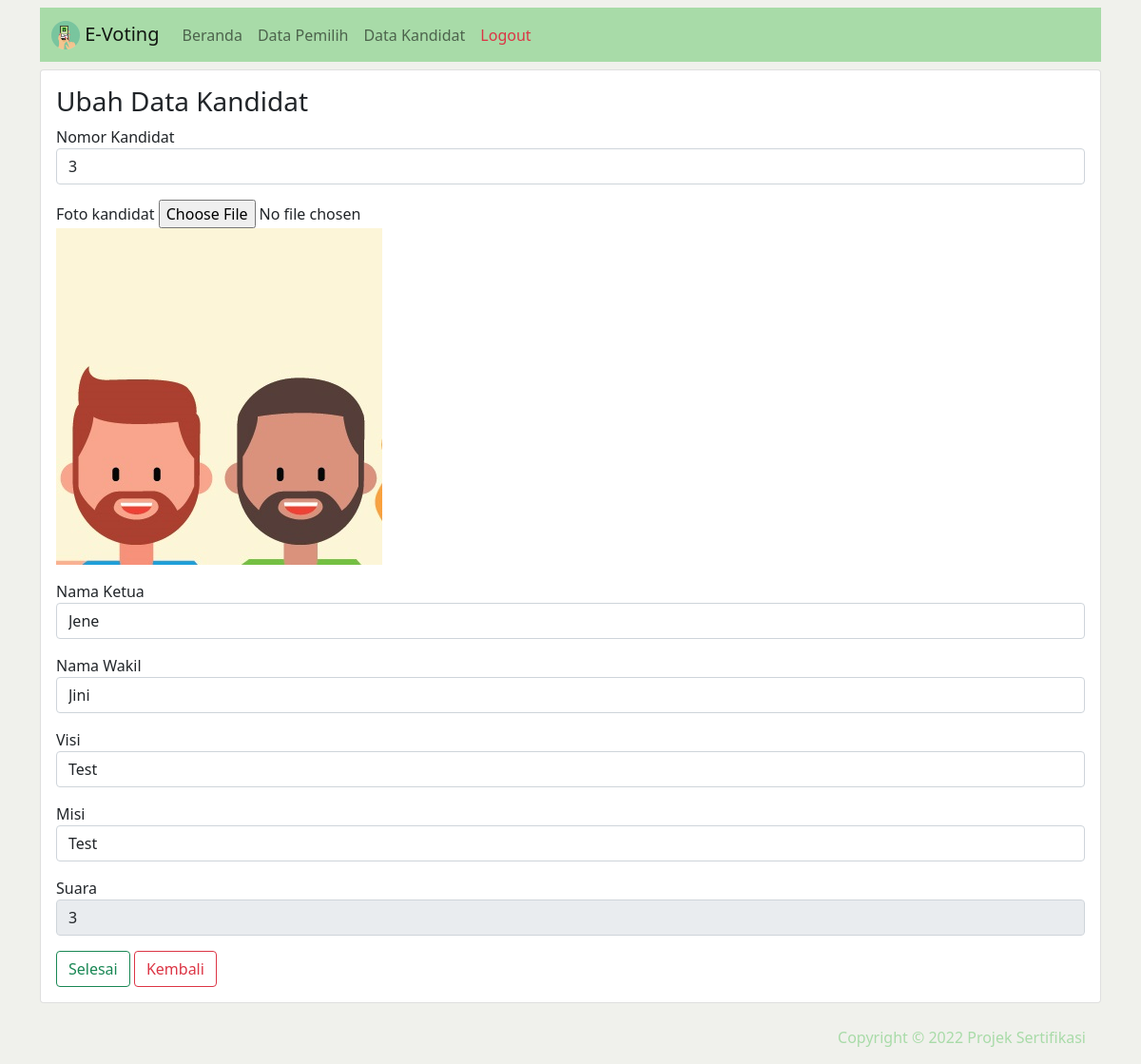
/ubahkandidat.php?id=3 (signed in), run on the app's committed database.
### tables this page shows
CREATE TABLE `kandidat` (
  `id` int(11) NOT NULL,
  `id_kandidat` int(25) NOT NULL,
  `gambar` varchar(2000) NOT NULL,
  `namaketua` varchar(25) DEFAULT NULL,
  `namawakil` varchar(25) DEFAULT NULL,
  `visi` varchar(200) DEFAULT NULL,
  `misi` varchar(200) DEFAULT NULL,
  `jml` int(11) DEFAULT 0
);

### ubahkandidat.php (the view, shortened to what this page needs)
<?php
include 'classkandidat.php';
$id_kandidat = $_GET["id"];
$query = mysqli_query($conn, "SELECT * FROM kandidat WHERE id = $id_kandidat ");
$kandidat = mysqli_fetch_assoc($query);
?>
<!DOCTYPE html>
<html lang="en">
<head>
	<link href="css/bootstrap.min.css" rel="stylesheet">
</head>
<body style="background: #F0F1EC;">
<div class="container mt-2">
<?php
require('navbar_admin.php');
?>
<div class="card mt-2 mb-2">
<div class="card-body p-3">
<h3>Ubah Data Kandidat</h3>
		<form action="" method="post" enctype="multipart/form-data">
		<div class="form-group mb-3">
			<label for="id_kandidat" class="text" >Nomor Kandidat</label>
		<input type="text" class="form-control" name="id_kandidat" id="id_kandidat" required value="<?= $kandidat["id_kandidat"]; ?>">
		</div>
		<div class="form-group mb-3">
			<label for="gambar" class="text" >Foto kandidat</label>
			<input type="file" name="gambar" id="gambar">
			<p><img src="img/<?= $kandidat["gambar"]; ?>"></p>
		</div>
		<div class="form-group mb-3">
			<label for="namaketua" class="text" >Nama Ketua</label>
			<input type="text" class="form-control" name="namaketua" id="namaketua" required value="<?= $kandidat["namaketua"]; ?>">
		</div>
		<div class="form-group mb-3">
			<label for="namawakil" class="text" >Nama Wakil</label>
			<input type="text" class="form-control" name="namawakil" id="namawakil" required value="<?= $kandidat["namawakil"]; ?>">
		</div>
		<div class="form-group mb-3">
			<label for="visi" class="text" >Visi</label>
			<input type="text" class="form-control" name="visi" id="visi" required value="<?= $kandidat["visi"]; ?>">
		</div>
		<div class="form-group mb-3">
			<label for="misi" class="text" >Misi</label>
			<input type="text" class="form-control" name="misi" id="misi" required value="<?= $kandidat["misi"]; ?>">
		</div>
		<div class="form-group mb-3">
			<label for="misi" class="text" >Suara</label>
			<input type="text" class="form-control" name="jml" id="jml" required value="<?= $kandidat["jml"]; ?>" readonly>
		</div>
		<button type="submit" class="btn btn-outline-success" name="submit">Selesai</button>
		<button type="button" name="kembali" class="btn btn-outline-danger" onclick="history.back()">Kembali</button>
	</form>
</div>
</div>
<?php
require('footer.php');
?>
</div>
</body>
</html>

### data on the page
kandidat: id_kandidat "3", gambar (picture), namaketua "Jene", namawakil "Jini", visi "Test", misi "Test", jml "3"
